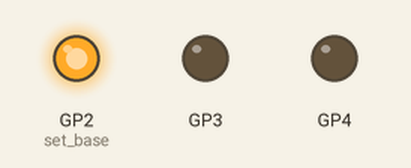
The program below on a simulated Raspberry Pi Pico running MicroPython. Parts: output pins drawn as LEDs (lit = HIGH).

Above: at 8.2 s.
At 20.3 s:
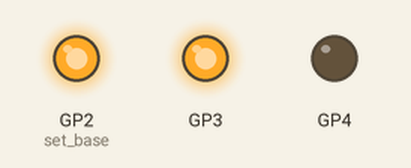
At 32.4 s:
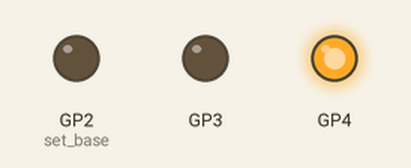
At 44.5 s:
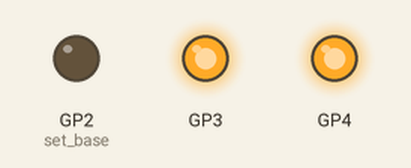
Timing chart, 0 to 62.8 s (numbered marks = the images above):
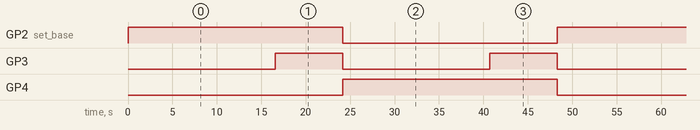

The program:

main.py
```python
# LED blinking at approximately 16Hz


from machine import Pin
from utime import sleep_ms
from rp2 import PIO, asm_pio, StateMachine


@asm_pio(set_init = (PIO.OUT_LOW, PIO.OUT_LOW, PIO.OUT_LOW))
def traffic_lights():

    label('loop')           # Loop starting point
    set(pins, 0b00001)      # set RED LED only

    set(x, 30)              # Roughly 31700 cycle delay loops = approximately 16s delay
    label("loop_R_1")
    set(y, 30)
    label("loop_R_2")
    nop() [31]
    jmp(y_dec, "loop_R_2")
    jmp(x_dec, "loop_R_1")


    set(pins, 0b00011)       # Set RED and YELLOW LEDs on

    set(x, 20)               # Roughly 14500 cycle delay loops = approximately 7.5s delay
    label("loop_RY_1")
    set(y, 20)
    label("loop_RY_2")
    nop() [31]
    jmp(y_dec, "loop_RY_2")
    jmp(x_dec, "loop_RY_1")

    set(pins, 0b00100)        # set RED LED only

    set(x, 30)                # Roughly 31700 cycle delay loops = approximately 16s delay
    label("loop_G_1")
    set(y, 30)
    label("loop_G_2")
    nop() [31]
    jmp(y_dec, "loop_G_2")
    jmp(x_dec, "loop_G_1")


    set(pins, 0b00110)          # Set GREEN and YELLOW LEDs on

    set(x, 20)                  # Roughly 14500 cycle delay loops = approximately 7.5s delay
    label("loop_GY_1")
    set(y, 20)
    label("loop_GY_2")
    nop() [31]
    jmp(y_dec, "loop_GY_2")
    jmp(x_dec, "loop_GY_1")


    jmp('loop')


sm = StateMachine(0, traffic_lights, freq = 1920, set_base = Pin(2))

sm.active(1)
```

Measured:
- by itself, GP2 (set_base), GP4: alternates HIGH for 24.2 s and LOW for 24.2 s
- by itself, GP3: alternates HIGH for 7.6 s and LOW for 16.6 s
- by itself, everything shown: repeats every 48.3 s, in 4 steps
